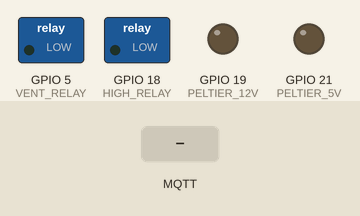
Simulated run of this sketch. Board: ESP32. Parts: switched loads named in the sketch (green lamp = pin HIGH), output pins drawn as LEDs (lit = HIGH). The test bench sets the inputs (shaded band). WiFi joins after 1.5 s; servers stay silent unless stated; no MQTT or app messages arrive unless stated; what the sketch prints to the serial monitor is not drawn.

Above: at 2.7 s.
2.8 s: MQTT message "ALL" arrives on the first subscribed topic
At 3.7 s:
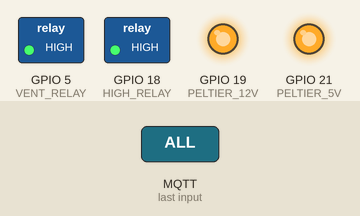
4.3 s: MQTT message "P12" arrives on the first subscribed topic
At 4.8 s:
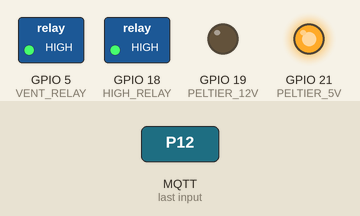
5.8 s: MQTT message "VENT" arrives on the first subscribed topic
At 7.0 s:
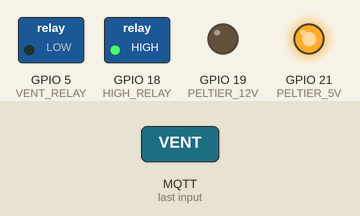
7.3 s: MQTT message "HIGH" arrives on the first subscribed topic
At 8.3 s:
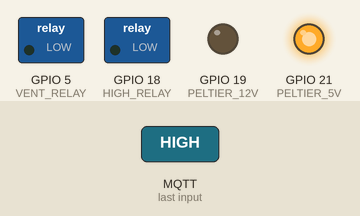
8.8 s: MQTT message "P12" arrives on the first subscribed topic
At 9.4 s:
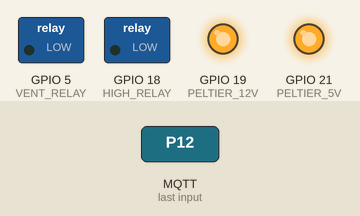
10.3 s: MQTT message "P5" arrives on the first subscribed topic
At 10.6 s:
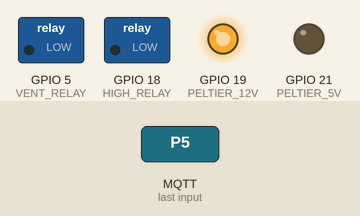
Timing chart, 0 to 12.8 s (numbered marks = the images above; inputs shaded):
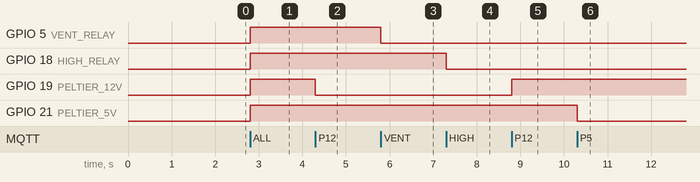

Measured:
- after the input at 2.8 s, GPIO 5 (VENT_RELAY), GPIO 18 (HIGH_RELAY), GPIO 19 (PELTIER_12V), GPIO 21 (PELTIER_5V): LOW → HIGH at once
- after the input at 4.3 s, GPIO 19 (PELTIER_12V): HIGH → LOW at once
- after the input at 5.8 s, GPIO 5 (VENT_RELAY): HIGH → LOW at once
- after the input at 7.3 s, GPIO 18 (HIGH_RELAY): HIGH → LOW at once
- after the input at 8.8 s, GPIO 19 (PELTIER_12V): LOW → HIGH at once
- after the input at 10.3 s, GPIO 21 (PELTIER_5V): HIGH → LOW at once

The sketch:

firmware.ino
```cpp
/*
 *     FIRMWARE FOR MICROCONTROLLER ESP32
 *     ESPECIFIC DEVELOPMENT BOARD NODE MCU-32S
 *     AUTHOR: SAUL LOPEZ
*/

//INCLUDED LIBRARIES

//#include <WiFi.h>
#include <WiFiClientSecure.h>
#include <PubSubClient.h>
#include <OneWire.h>
#include <DallasTemperature.h>

#include "Constantes.h"
#include "MqttFunciones.h"


void setup_wifi() {
  delay(10);
  Serial.println();
  Serial.print("Connecting to ");
  Serial.println(ssid);

  WiFi.begin(ssid, password);

  while (WiFi.status() != WL_CONNECTED) {
    delay(500);
    Serial.print(".");
  }
  espClient.setInsecure();
  Serial.println("");
  Serial.print("WiFi connected, ");
  Serial.print("IP address: ");
  Serial.println(WiFi.localIP());
}

void setup() {


  Serial.begin(115200);
  setup_wifi();
  client.setServer(mqtt_server, mqtt_port);
  client.setCallback(callback);           //CALLBACK FUNCTION
  sensors.begin();
  Serial.print("Temperature devices: ");
  number_devices = sensors.getDeviceCount();
  Serial.println(number_devices);
  pinMode(HIGH_RELAY, OUTPUT);
  pinMode(VENT_RELAY, OUTPUT);
  pinMode(PELTIER_5V, OUTPUT);
  pinMode(PELTIER_12V, OUTPUT);
  digitalWrite(HIGH_RELAY, LOW);
  digitalWrite(VENT_RELAY, LOW);
  digitalWrite(PELTIER_5V, LOW);
  digitalWrite(PELTIER_12V, LOW);

}

void loop() {

  if (!client.loop()) {
    reconnect();
  }

  //SOFTWARE TIMER, 1 SECOND PERIOD
  //SEND INFORMATION TO MQTT SERVER
  long now = millis();
  if ((now - last) > 2000){
    last = now;
    if (isalive){
      send_information();
    }
  }

  //SOFTWARE TIMER, 5 SECOND PERIOD
  //CHECK IF SERVER IS ALIVE,
  //IF NOT CHANGE isalive VALUE, AFTER SENDING COMAND
  if (isalive){
    now = millis();
    if ((now - time_web_alive) > 5000){
      if (!alive_send){
        client.publish(TOPIC_COMMANDS_WEB, mqtt_key_web);
        alive_send = true;
        time_web_alive = millis();
      }
      else{
        general=false;
        alive_send=false;
        isalive=false;
        Serial.println("NO ACTIVE WEB CONECTION");
        Serial.println("SHUTDOWN ALL");
        digitalWrite(HIGH_RELAY, LOW);
        digitalWrite(VENT_RELAY, LOW);
        digitalWrite(PELTIER_5V, LOW);
        digitalWrite(PELTIER_12V, LOW);
      }
    }
  }


}

void send_information(){
  char value[15];
  sensors.requestTemperatures();

  float tempC = sensors.getTempCByIndex(0);
  dtostrf(tempC,7,2,value);
  client.publish(TOPIC_VALUE1,value);

  tempC = sensors.getTempCByIndex(1);
  dtostrf(tempC,7,2,value);
  client.publish(TOPIC_VALUE2,value);
}
```

Constantes.h
```cpp
/**************
DEFINICIONES DE LOS PINES UTILIZADOS EN EL NODE MCU-32S
****************/

#define HIGH_RELAY 18
#define VENT_RELAY 5
#define PELTIER_5V 21
#define PELTIER_12V 19
#define BUS_ONE_WIRE 17


/**************
CONSTANTES DE LA CONFIGURACION DEL WIFI - EL SERVIDOR MQTT
****************/

const char* ssid = "SSID_NAME";
const char* password = "SSID_PWD";

//const char* mqtt_server = "test.mosquitto.org";
const char* mqtt_server = "SERVER_NAME_OR_IP";   //MQTT DEVELOPMENT IP
const int mqtt_port = 8883;
const char* mqtt_user = "USERNAME";
const char* mqtt_pwd = "PASSWORD";
const char* mqtt_key_client = "EcFmUsAcCL"; //MQTT ALIVE-CLIENT KEY VERIFICATION
const char* mqtt_key_web = "EcFmUsAcW";    //MQTT ALIVE-WEB KEY VERIFICATION
const char* syncrostatus = "sync";


//TOPICS TO PUBLISH
#define TOPIC_COMMANDS_WEB "commandsweb"
#define TOPIC_VALUE1 "value1"
#define TOPIC_VALUE2 "value2"
#define TOPIC_STATUS "status"
//TOPIC TO SUBSCRIBE
#define TOPIC_COMMANDS "commands"


//GLOBAL OBJECTS
WiFiClientSecure espClient;
PubSubClient client(espClient);
OneWire oneWire(BUS_ONE_WIRE);
DallasTemperature sensors(&oneWire);
// GLOBAL VARIABLES
bool general = false;
bool alive_send = false;
bool isalive = false;
long time_web_alive = 0;
long last = 0;
int number_devices =0;
```

MqttFunciones.h
```cpp
//MQTT RECONECT METHOD TO SERVER
void reconnect()
{

    while (!client.connected())
    {
        Serial.print("Initialize MQTT connection...");
        if (client.connect("ESP32Client", mqtt_user, mqtt_pwd))
        { //CLIENT NAME FOR CONECTION
            Serial.println("All good, connected.");
            // SUBCRIBED TO FOLLOWING CHANNELS
            client.subscribe(TOPIC_COMMANDS);
        }
        else
        {
            Serial.print("failed, rc="); //FAIL WITH SOME ERROR HANDLE BY PUBSUBCLIENT
            Serial.print(client.state());
            delay(5000); //TRYING AGAIN IN 5 SECONDS
        }
    }
}

//MQTT METHOD CALLBACK MESSAGE ARRIVED
void callback(char *topic, byte *message, unsigned int length)
{

    // MESSAGE CONCATENATION
    String messageTemp;
    for (int i = 0; i < length; i++)
    {
        messageTemp += (char)message[i];
    }
    messageTemp.trim();
    Serial.println(messageTemp);
    //COMMANDS WEB CONDITIONAL
    if (String(topic) == TOPIC_COMMANDS)
    {
        if (messageTemp == mqtt_key_client)
        {
            isalive = true;
            alive_send = false;
            time_web_alive = millis();
            Serial.println("Session Alive");
        }
        if (messageTemp == syncrostatus)
        {
            if (digitalRead(PELTIER_12V))
            {
                client.publish(TOPIC_STATUS, "01");
            }
            else
            {
                client.publish(TOPIC_STATUS, "00");
            }
            if (digitalRead(PELTIER_5V))
            {
                client.publish(TOPIC_STATUS, "11");
            }
            else
            {
                client.publish(TOPIC_STATUS, "10");
            }
            if (digitalRead(VENT_RELAY))
            {
                client.publish(TOPIC_STATUS, "21");
            }
            else
            {
                client.publish(TOPIC_STATUS, "20");
            }
            if (digitalRead(HIGH_RELAY))
            {
                client.publish(TOPIC_STATUS, "31");
            }
            else
            {
                client.publish(TOPIC_STATUS, "30");
            }
        }
        if (messageTemp == "ALL")
        {
            if (general)
            {
                general = !general;
                //POWER OFF ALL THE THINGS
                digitalWrite(PELTIER_12V, LOW);
                //SEND COMAND TO WEB TO CHANGE INDICATOR
                client.publish(TOPIC_STATUS, "00");

                digitalWrite(PELTIER_5V, LOW);
                //SEND COMAND TO WEB TO CHANGE INDICATOR
                client.publish(TOPIC_STATUS, "10");

                digitalWrite(VENT_RELAY, LOW);
                //SEND COMAND TO WEB TO CHANGE INDICATOR
                client.publish(TOPIC_STATUS, "20");

                digitalWrite(HIGH_RELAY, LOW);
                //SEND COMAND TO WEB TO CHANGE INDICATOR
                client.publish(TOPIC_STATUS, "30");
            }else{
                //POWER ON ALL THE THINGS
                digitalWrite(PELTIER_12V, HIGH);
                //SEND COMAND TO WEB TO CHANGE INDICATOR
                client.publish(TOPIC_STATUS, "01");

                digitalWrite(PELTIER_5V, HIGH);
                //SEND COMAND TO WEB TO CHANGE INDICATOR
                client.publish(TOPIC_STATUS, "11");

                digitalWrite(VENT_RELAY, HIGH);
                //SEND COMAND TO WEB TO CHANGE INDICATOR
                client.publish(TOPIC_STATUS, "21");

                digitalWrite(HIGH_RELAY, HIGH);
                //SEND COMAND TO WEB TO CHANGE INDICATOR
                client.publish(TOPIC_STATUS, "31");
            }
        }
        if (messageTemp == "P12")
        {
            if (digitalRead(PELTIER_12V))
            {
                digitalWrite(PELTIER_12V, LOW);
                //SEND COMAND TO WEB TO CHANGE INDICATOR
                client.publish(TOPIC_STATUS, "00");
            }
            else
            {
                digitalWrite(PELTIER_12V, HIGH);
                //SEND COMAND TO WEB TO CHANGE INDICATOR
                client.publish(TOPIC_STATUS, "01");
            }
        }
        if (messageTemp == "P5")
        {
            if (digitalRead(PELTIER_5V))
            {
                digitalWrite(PELTIER_5V, LOW);
                //SEND COMAND TO WEB TO CHANGE INDICATOR
                client.publish(TOPIC_STATUS, "10");
            }
            else
            {
                digitalWrite(PELTIER_5V, HIGH);
                //SEND COMAND TO WEB TO CHANGE INDICATOR
                client.publish(TOPIC_STATUS, "11");
            }
        }
        if (messageTemp == "VENT")
        {
            if (digitalRead(VENT_RELAY))
            {
                digitalWrite(VENT_RELAY, LOW);
                //SEND COMAND TO WEB TO CHANGE INDICATOR
                client.publish(TOPIC_STATUS, "20");
            }
            else
            {
                digitalWrite(VENT_RELAY, HIGH);
                //SEND COMAND TO WEB TO CHANGE INDICATOR
                client.publish(TOPIC_STATUS, "21");
            }
        }
        if (messageTemp == "HIGH")
        {

            if (digitalRead(HIGH_RELAY))
            {
                digitalWrite(HIGH_RELAY, LOW);
                //SEND COMAND TO WEB TO CHANGE INDICATOR
                client.publish(TOPIC_STATUS, "30");
            }
            else
            {
                digitalWrite(HIGH_RELAY, HIGH);
                //SEND COMAND TO WEB TO CHANGE INDICATOR
                client.publish(TOPIC_STATUS, "31");
            }
        }
    }
}
```
